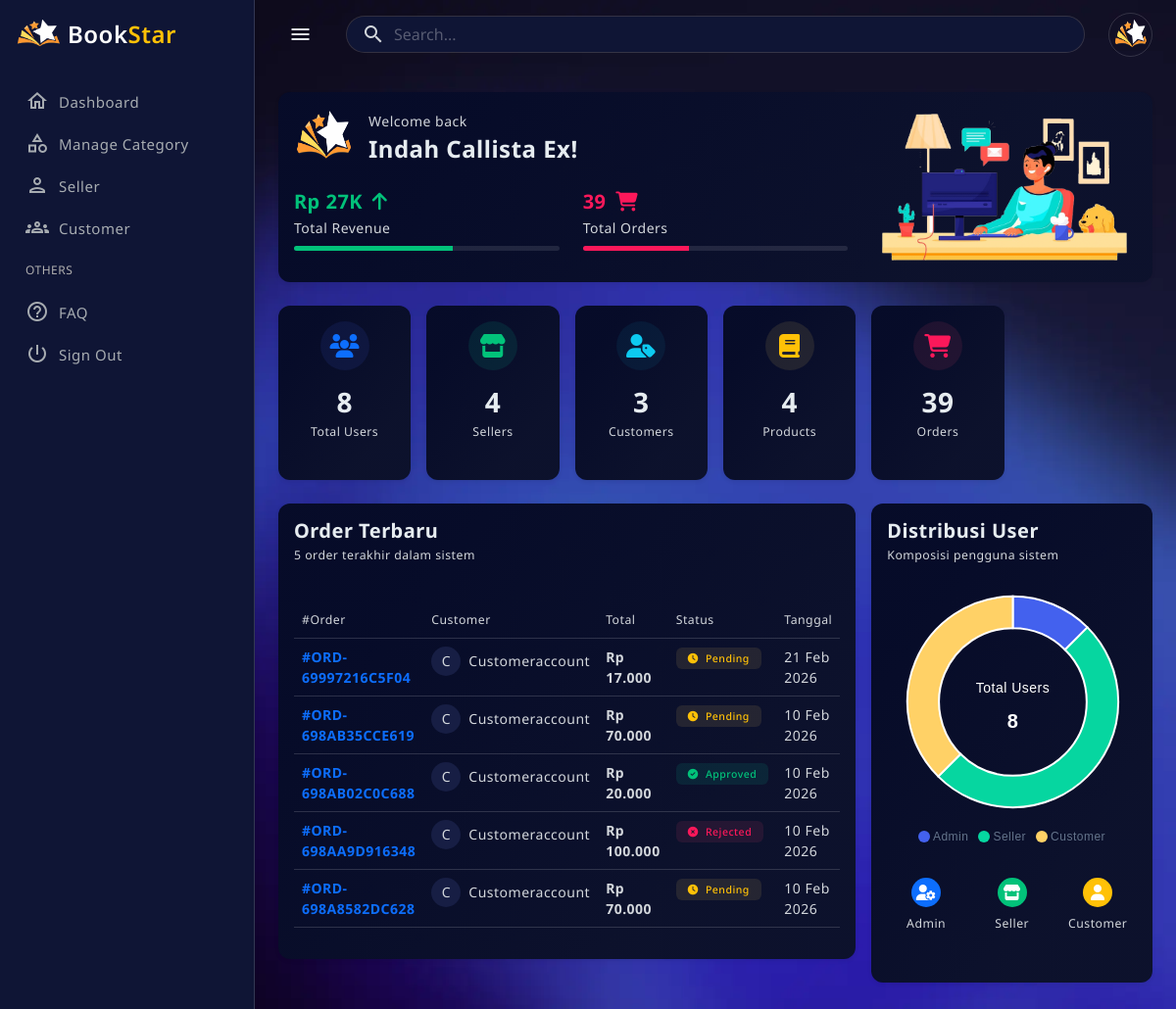
The page /public/?c=admin&m=dashboard (signed in) on the database its author committed.
### tables this page shows
CREATE TABLE `users` (
  `id` int(11) NOT NULL,
  `role_id` int(11) NOT NULL,
  `name` varchar(100) NOT NULL,
  `email` varchar(100) NOT NULL,
  `no_tlp` varchar(20) DEFAULT NULL,
  `password` varchar(255) NOT NULL,
  `nik` varchar(20) DEFAULT NULL,
  `address` text DEFAULT NULL,
  `no_rekening` varchar(50) DEFAULT NULL,
  `qris_image` varchar(255) DEFAULT NULL,
  `is_online` tinyint(1) DEFAULT 0,
  `created_at` timestamp NOT NULL DEFAULT current_timestamp(),
  `updated_at` timestamp NOT NULL DEFAULT current_timestamp() ON UPDATE current_timestamp(),
  `reset_token` varchar(255) DEFAULT NULL,
  `reset_expired` datetime DEFAULT NULL,
  `photo` varchar(255) DEFAULT NULL,
  `status` enum('aktif','nonaktif') DEFAULT 'aktif',
  `last_activity` datetime DEFAULT NULL,
  `is_deleted` tinyint(1) NOT NULL DEFAULT 0
);

CREATE TABLE `orders` (
  `id` int(11) NOT NULL,
  `order_code` varchar(50) NOT NULL,
  `checkout_code` varchar(50) DEFAULT NULL,
  `customer_id` int(11) NOT NULL,
  `seller_id` int(11) NOT NULL,
  `total_price` decimal(12,2) NOT NULL,
  `payment_method` enum('transfer','qris') NOT NULL,
  `payment_proof` varchar(255) DEFAULT NULL,
  `approval_status` enum('pending','approved','rejected') DEFAULT 'pending',
  `order_status` enum('pending','paid','shipped','refund') DEFAULT 'pending',
  `shipping_address` text NOT NULL,
  `tracking_url` text DEFAULT NULL,
  `resi` varchar(100) DEFAULT NULL,
  `created_at` timestamp NOT NULL DEFAULT current_timestamp(),
  `updated_at` timestamp NOT NULL DEFAULT current_timestamp() ON UPDATE current_timestamp(),
  `reject_reason` text DEFAULT NULL,
  `rejected_at` datetime NOT NULL
);

### app/views/admin/dashboard.php (the view, shortened to what the rows shown need)
<?php require APP_PATH . '/views/layouts/admin/header.php'; ?>
<main class="main-wrapper">
  <div class="main-content">
    <div class="card border-0 shadow-sm mb-4">
      <div class="card-body">
        <div class="row align-items-center">
          <div class="col-md-8">
            <div class="d-flex align-items-center mb-4">
              <img src="<?= htmlspecialchars($photo) ?>"
                class="rounded-circle me-3"
                width="60" height="60"
                alt="user">
              <div>
                <p class="text mb-1">Welcome back</p>
                <h4 class="fw-bold mb-0"><?= htmlspecialchars($name) ?>!</h4>
              </div>
            </div>
          </div>
        </div>
      </div>
    </div>
    <div class="row g-3 mb-4">
      <div class="col-lg-8">
        <div class="card border-0 shadow-sm">
          <div class="card-body">
            <?php if (!empty($data['recentOrders'])): ?>
              <div class="table-responsive">
                <table class="table table-hover">
                  <thead>
                    <tr class="border-bottom">
                      <th class="text small fw-normal">#Order</th>
                      <th class="text small fw-normal">Customer</th>
                      <th class="text small fw-normal">Total</th>
                      <th class="text small fw-normal">Status</th>
                      <th class="text small fw-normal">Tanggal</th>
                    </tr>
                  </thead>
                  <tbody>
                    <?php foreach ($data['recentOrders'] as $order): ?>
                      <tr>
                        <td>
                          <span class="fw-bold text-primary">#<?= htmlspecialchars($order['order_code'] ?? 'N/A') ?></span>
                        </td>
                        <td>
                          <div class="d-flex align-items-center">
                            <div class="bg-light rounded-circle d-flex align-items-center justify-content-center me-2"
                              style="width: 30px; height: 30px;">
                              <?= strtoupper(substr(($order['customer_name'] ?? $order['customer'] ?? 'Customer'), 0, 1)) ?>
                            </div>
                            <span><?= htmlspecialchars($order['customer_name'] ?? $order['customer'] ?? 'Customer') ?></span>
                          </div>
                        </td>
                        <td class="fw-bold">
                          Rp <?= number_format($order['total_price'] ?? 0, 0, ',', '.') ?>
                        </td>
                        <td>
                          <?php
                          $status = $order['status'] ?? $order['approval_status'] ?? 'pending';
                          $statusConfig = [
                            'approved' => ['color' => 'success', 'icon' => 'check-circle'],
                            'pending' => ['color' => 'warning', 'icon' => 'clock'],
                            'rejected' => ['color' => 'danger', 'icon' => 'times-circle'],
                            'completed' => ['color' => 'success', 'icon' => 'check-circle'],
                            'processing' => ['color' => 'info', 'icon' => 'sync']
                          ];
                          $config = $statusConfig[strtolower($status)] ?? ['color' => 'secondary', 'icon' => 'circle'];
                          ?>
                          <span class="badge bg-soft-<?= $config['color'] ?> text-<?= $config['color'] ?>">
                            <i class="fas fa-<?= $config['icon'] ?> me-1"></i>
                            <?= ucfirst($status) ?>
                          </span>
                        </td>
                        <td class="text">
                          <?= date('d M Y', strtotime($order['created_at'] ?? date('Y-m-d'))) ?>
                        </td>
                      </tr>
                    <?php endforeach; ?>
                  </tbody>
                </table>
              </div>
            <?php endif; ?>
          </div>
        </div>
      </div>
    </div>
  </div>
</main>
<?php require APP_PATH . '/views/layouts/admin/footer.php'; ?>

### app/views/layouts/admin/header.php (shortened to what the rows shown need)
<?php
$user = $_SESSION['user'] ?? null;
$photo = (!empty($user['photo']))
  ? BASE_URL . '/uploads/profile/' . $user['photo']
  : 'https://placehold.co/110x110/png';
$name  = $user['name'] ?? 'Guest';
?>
<!doctype html>
<html lang="en" data-bs-theme="blue-theme">
<head>
  <link href="<?= BASE_URL ?>/assets/css/pace.min.css" rel="stylesheet">
  <link href="<?= BASE_URL ?>/assets/plugins/perfect-scrollbar/css/perfect-scrollbar.css" rel="stylesheet">
  <link href="<?= BASE_URL ?>/assets/plugins/metismenu/metisMenu.min.css" rel="stylesheet">
  <link href="<?= BASE_URL ?>/assets/plugins/metismenu/mm-vertical.css" rel="stylesheet">
  <link href="<?= BASE_URL ?>/assets/plugins/simplebar/css/simplebar.css" rel="stylesheet">
  <link href="<?= BASE_URL ?>/assets/css/bootstrap.min.css" rel="stylesheet">
  <link href="https://cdn.jsdelivr.net/npm/bootstrap-icons/font/bootstrap-icons.css" rel="stylesheet">
  <link rel="stylesheet" href="https://cdn.jsdelivr.net/npm/@tabler/icons-webfont@latest/tabler-icons.min.css">
  <link rel="stylesheet" href="https://cdnjs.cloudflare.com/ajax/libs/font-awesome/6.4.0/css/all.min.css">
  <link href="<?= BASE_URL ?>/assets/css/bootstrap-extended.css" rel="stylesheet">
  <link href="<?= BASE_URL ?>/assets/css/main.css" rel="stylesheet">
  <link href="<?= BASE_URL ?>/assets/css/dark-theme.css" rel="stylesheet">
  <link href="<?= BASE_URL ?>/assets/css/blue-theme.css" rel="stylesheet">
  <link href="<?= BASE_URL ?>/assets/css/semi-dark.css" rel="stylesheet">
  <link href="<?= BASE_URL ?>/assets/css/bordered-theme.css" rel="stylesheet">
  <link href="<?= BASE_URL ?>/assets/css/responsive.css" rel="stylesheet">
</head>
<body>
  <div class="wrapper">
    <header class="top-header">
      <nav class="navbar navbar-expand align-items-center gap-4">
        <ul class="navbar-nav gap-1 nav-right-links align-items-center">
          <li class="nav-item dropdown">
            <a href="javascript:;" class="dropdown-toggle dropdown-toggle-nocaret" data-bs-toggle="dropdown">
              <img src="<?= $photo ?>" class="rounded-circle p-1 border" width="45" height="45" alt="User">
            </a>
          </li>
        </ul>
      </nav>
    </header>

### rows shown on the page
users: photo (picture), name "Indah Callista Ex"
orders: order_code "ORD-69997216C5F04", customer.name "C", customer.name "Customeraccount", total_price "17.000", approval_status "Pending"
orders: order_code "ORD-698AB35CCE619", customer.name "C", customer.name "Customeraccount", total_price "70.000", approval_status "Pending"
orders: order_code "ORD-698AB02C0C688", customer.name "C", customer.name "Customeraccount", total_price "20.000", approval_status "Approved"
orders: order_code "ORD-698AA9D916348", customer.name "C", customer.name "Customeraccount", total_price "100.000", approval_status "Rejected"
orders: order_code "ORD-698A8582DC628", customer.name "C", customer.name "Customeraccount", total_price "70.000", approval_status "Pending"

### other values the page prints
$data['totalOrders'] "39"
$card[1] "8"
$card[0] "Total Users"
$card[1] "4"
$card[0] "Sellers"
$card[1] "3"
$card[0] "Customers"
$card[0] "Products"
$card[1] "39"
$card[0] "Orders"
